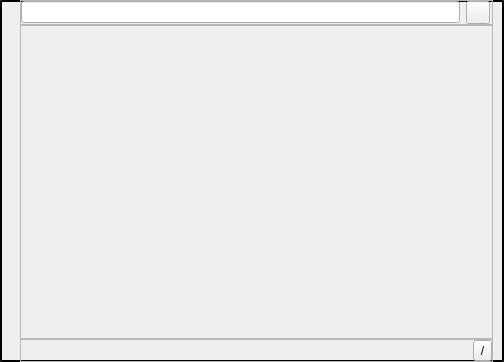
<?xml version="1.0" encoding="UTF-8"?>
<ui version="4.0">
 <class>loaderWidget</class>
 <widget class="QWidget" name="loaderWidget">
  <property name="geometry">
   <rect>
    <x>0</x>
    <y>0</y>
    <width>504</width>
    <height>362</height>
   </rect>
  </property>
  <property name="sizePolicy">
   <sizepolicy hsizetype="Preferred" vsizetype="Preferred">
    <horstretch>0</horstretch>
    <verstretch>0</verstretch>
   </sizepolicy>
  </property>
  <property name="minimumSize">
   <size>
    <width>0</width>
    <height>0</height>
   </size>
  </property>
  <property name="windowTitle">
   <string>Form</string>
  </property>
  <property name="styleSheet">
   <string notr="true">QWidget#loaderWidget{
	border-style: inset;
    border-width: 2px;
    border-color: black;
}</string>
  </property>
  <layout class="QVBoxLayout" name="verticalLayout" stretch="0,1,0">
   <property name="spacing">
    <number>0</number>
   </property>
   <property name="leftMargin">
    <number>20</number>
   </property>
   <property name="topMargin">
    <number>0</number>
   </property>
   <property name="bottomMargin">
    <number>0</number>
   </property>
   <item>
    <widget class="QFrame" name="headerFrame">
     <property name="frameShape">
      <enum>QFrame::StyledPanel</enum>
     </property>
     <property name="frameShadow">
      <enum>QFrame::Raised</enum>
     </property>
     <layout class="QHBoxLayout" name="headerLayout">
      <property name="leftMargin">
       <number>0</number>
      </property>
      <property name="topMargin">
       <number>0</number>
      </property>
      <property name="rightMargin">
       <number>2</number>
      </property>
      <property name="bottomMargin">
       <number>0</number>
      </property>
      <item>
       <widget class="QLineEdit" name="nameValueEdit"/>
      </item>
      <item>
       <widget class="QToolButton" name="deleteButton">
        <property name="text">
         <string/>
        </property>
       </widget>
      </item>
     </layout>
    </widget>
   </item>
   <item>
    <widget class="QFrame" name="contentFrame">
     <property name="frameShape">
      <enum>QFrame::StyledPanel</enum>
     </property>
     <property name="frameShadow">
      <enum>QFrame::Raised</enum>
     </property>
     <layout class="QFormLayout" name="contentLayout">
      <property name="verticalSpacing">
       <number>10</number>
      </property>
      <property name="leftMargin">
       <number>36</number>
      </property>
      <property name="topMargin">
       <number>9</number>
      </property>
      <property name="rightMargin">
       <number>0</number>
      </property>
      <property name="bottomMargin">
       <number>0</number>
      </property>
     </layout>
    </widget>
   </item>
   <item>
    <widget class="QFrame" name="footerFrame">
     <property name="frameShape">
      <enum>QFrame::StyledPanel</enum>
     </property>
     <property name="frameShadow">
      <enum>QFrame::Raised</enum>
     </property>
     <layout class="QHBoxLayout" name="footerLayout">
      <property name="leftMargin">
       <number>0</number>
      </property>
      <property name="topMargin">
       <number>0</number>
      </property>
      <property name="rightMargin">
       <number>0</number>
      </property>
      <property name="bottomMargin">
       <number>0</number>
      </property>
      <item>
       <spacer name="horizontalSpacer">
        <property name="orientation">
         <enum>Qt::Horizontal</enum>
        </property>
        <property name="sizeHint" stdset="0">
         <size>
          <width>40</width>
          <height>20</height>
         </size>
        </property>
       </spacer>
      </item>
      <item>
       <widget class="QToolButton" name="toolButton">
        <property name="text">
         <string>/</string>
        </property>
       </widget>
      </item>
     </layout>
    </widget>
   </item>
  </layout>
 </widget>
 <resources/>
 <connections/>
</ui>
